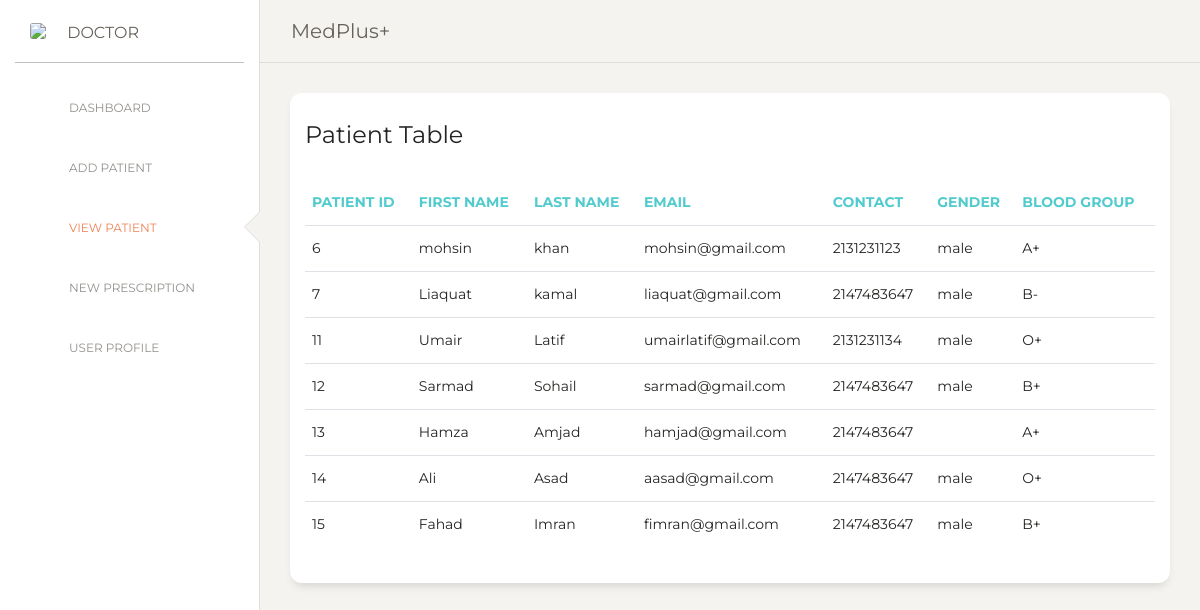
Screenshot of /pages/doctor/view_patient.php (signed in) with the database file from the repository.
### tables this page shows
CREATE TABLE patient (
  patient_id  int NOT NULL,
  patient_fname varchar(45) DEFAULT NULL,
  patient_lname varchar(45) DEFAULT NULL,
  patient_email varchar(45) DEFAULT NULL,
  patient_contact varchar(45) DEFAULT NULL,
  patient_gender varchar(45) DEFAULT NULL,
  patient_bg varchar(45) DEFAULT NULL,
  doc_id  int DEFAULT NULL
);

### assets/functions/func.php (the view, shortened to what this page needs)
<?php
$con = mysqli_connect("localhost", "root","","hmsdb");
function get_doc_patient_details($string){
	global $con;
	$query = "select patient.*, doc_fname from patient join doctor using (doc_id) where doc_id = '$string'";
	$result = mysqli_query($con, $query);
	while ($row=mysqli_fetch_array($result)) {
		$patientid = $row['patient_id'];
		$fname =$row['patient_fname'];
		$lname =$row['patient_lname'];
		$email =$row['patient_email'];
		$contact =$row['patient_contact'];
		$gender =$row['patient_gender'];
		$bg =$row['patient_bg'];
		echo "<tr>
		<td>$patientid</td>
		<td>$fname</td>
		<td>$lname</td>
		<td>$email</td>
		<td>$contact</td>
		<td>$gender</td>
		<td>$bg</td>
		</tr>";
	}
}
?>

### rows the page displays
patient: patient_id "6", patient_fname "mohsin", patient_lname "khan", patient_email "mohsin@gmail.com", patient_contact "2131231123", patient_gender "male", patient_bg "A+"
patient: patient_id "7", patient_fname "Liaquat", patient_lname "kamal", patient_email "liaquat@gmail.com", patient_contact "2147483647", patient_gender "male", patient_bg "B-"
patient: patient_id "11", patient_fname "Umair", patient_lname "Latif", patient_email "umairlatif@gmail.com", patient_contact "2131231134", patient_gender "male", patient_bg "O+"
patient: patient_id "12", patient_fname "Sarmad", patient_lname "Sohail", patient_email "sarmad@gmail.com", patient_contact "2147483647", patient_gender "male", patient_bg "B+"
patient: patient_id "13", patient_fname "Hamza", patient_lname "Amjad", patient_email "hamjad@gmail.com", patient_contact "2147483647", patient_bg "A+"
patient: patient_id "14", patient_fname "Ali", patient_lname "Asad", patient_email "aasad@gmail.com", patient_contact "2147483647", patient_gender "male", patient_bg "O+"
patient: patient_id "15", patient_fname "Fahad", patient_lname "Imran", patient_email "fimran@gmail.com", patient_contact "2147483647", patient_gender "male", patient_bg "B+"
